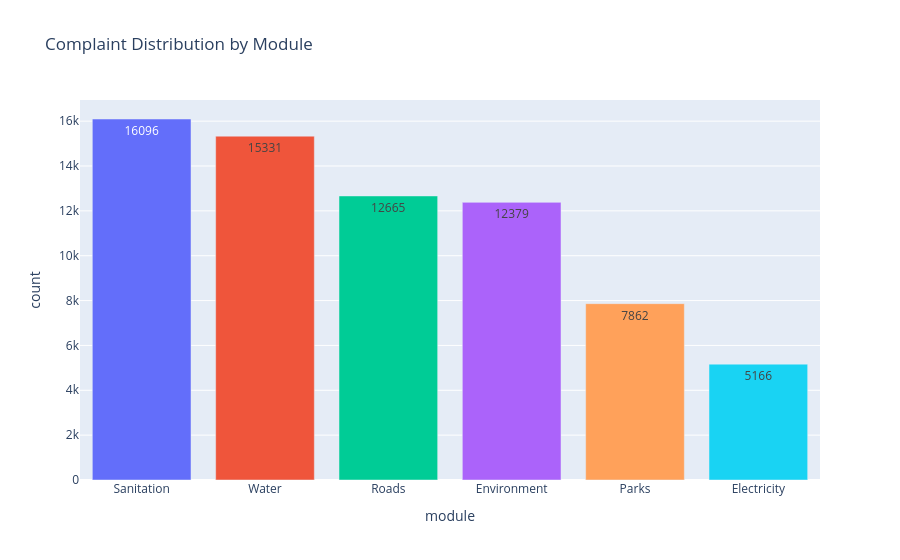

The notebook cell saved with this chart:
### Code cell
module_counts = df['module'].value_counts().reset_index()
module_counts.columns = ['module', 'count']

fig = px.bar(
    module_counts,
    x='module', y='count',
    title='Complaint Distribution by Module',
    color='module',
    text='count'
)
fig.update_layout(showlegend=False)
fig.show()

### Figure 1 — Plotly figure (JSON) as saved in the notebook; plotly's stock layout.template omitted (floating-point values rounded to 4 significant figures)
{"data": [{"hovertemplate": "module=%{x}<br>count=%{text}<extra></extra>", "legendgroup": "Sanitation", "marker": {"color": "#636efa", "pattern": {"shape": ""}}, "name": "Sanitation", "orientation": "v", "showlegend": true, "text": [16100.0], "textposition": "auto", "type": "bar", "x": ["Sanitation"], "xaxis": "x", "y": [16096], "yaxis": "y"}, {"hovertemplate": "module=%{x}<br>count=%{text}<extra></extra>", "legendgroup": "Water", "marker": {"color": "#EF553B", "pattern": {"shape": ""}}, "name": "Water", "orientation": "v", "showlegend": true, "text": [15330.0], "textposition": "auto", "type": "bar", "x": ["Water"], "xaxis": "x", "y": [15331], "yaxis": "y"}, {"hovertemplate": "module=%{x}<br>count=%{text}<extra></extra>", "legendgroup": "Roads", "marker": {"color": "#00cc96", "pattern": {"shape": ""}}, "name": "Roads", "orientation": "v", "showlegend": true, "text": [12660.0], "textposition": "auto", "type": "bar", "x": ["Roads"], "xaxis": "x", "y": [12665], "yaxis": "y"}, {"hovertemplate": "module=%{x}<br>count=%{text}<extra></extra>", "legendgroup": "Environment", "marker": {"color": "#ab63fa", "pattern": {"shape": ""}}, "name": "Environment", "orientation": "v", "showlegend": true, "text": [12380.0], "textposition": "auto", "type": "bar", "x": ["Environment"], "xaxis": "x", "y": [12379], "yaxis": "y"}, {"hovertemplate": "module=%{x}<br>count=%{text}<extra></extra>", "legendgroup": "Parks", "marker": {"color": "#FFA15A", "pattern": {"shape": ""}}, "name": "Parks", "orientation": "v", "showlegend": true, "text": [7862.0], "textposition": "auto", "type": "bar", "x": ["Parks"], "xaxis": "x", "y": [7862], "yaxis": "y"}, {"hovertemplate": "module=%{x}<br>count=%{text}<extra></extra>", "legendgroup": "Electricity", "marker": {"color": "#19d3f3", "pattern": {"shape": ""}}, "name": "Electricity", "orientation": "v", "showlegend": true, "text": [5166.0], "textposition": "auto", "type": "bar", "x": ["Electricity"], "xaxis": "x", "y": [5166], "yaxis": "y"}], "layout": {"barmode": "relative", "legend": {"title": {"text": "module"}, "tracegroupgap": 0}, "showlegend": false, "title": {"text": "Complaint Distribution by Module"}, "xaxis": {"anchor": "y", "categoryarray": ["Sanitation", "Water", "Roads", "Environment", "Parks", "Electricity"], "categoryorder": "array", "domain": [0, 1], "title": {"text": "module"}}, "yaxis": {"anchor": "x", "domain": [0, 1], "title": {"text": "count"}}}}
